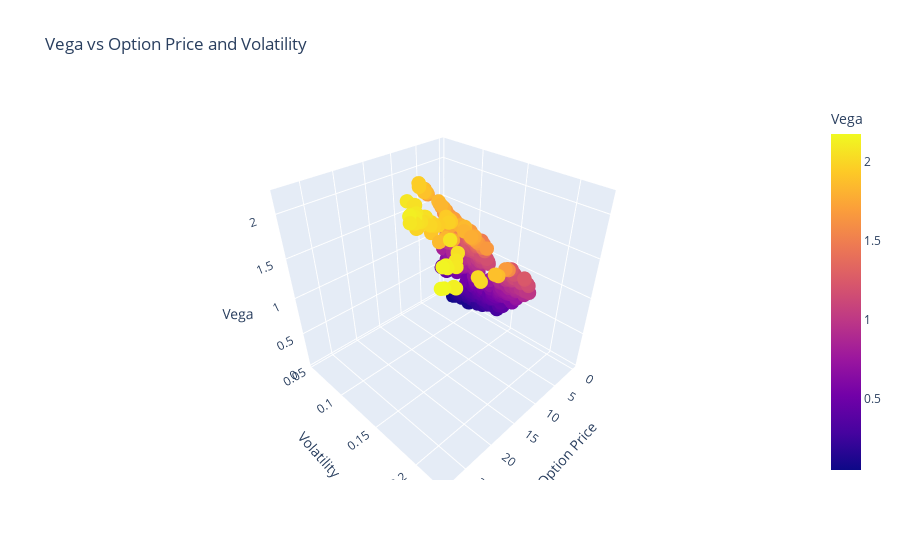
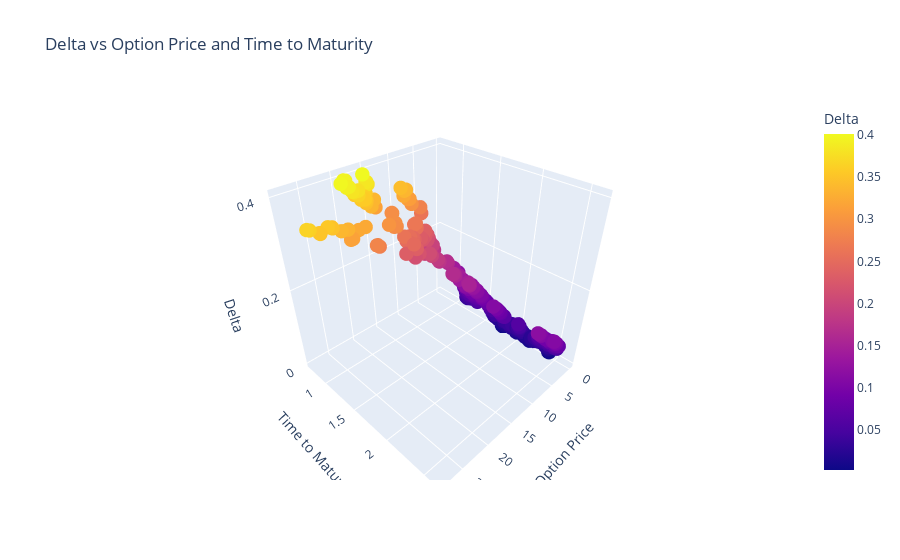
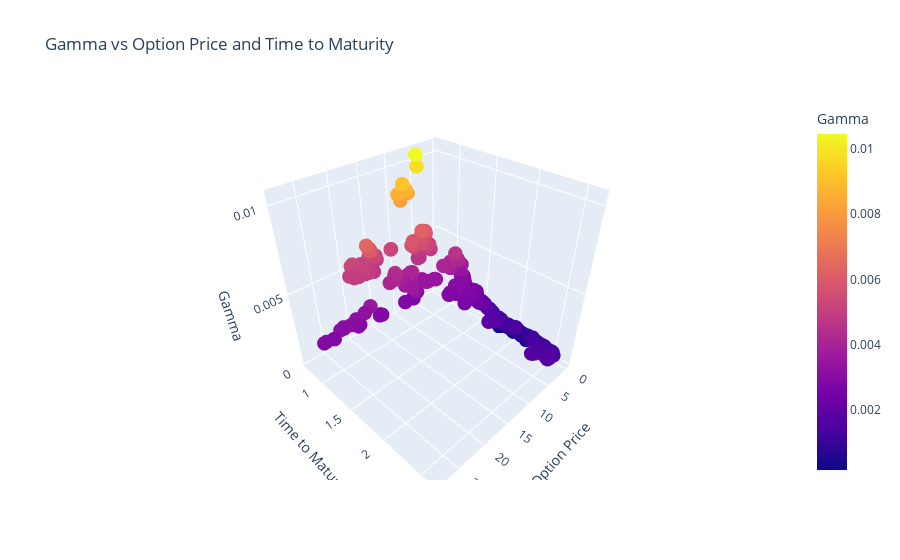
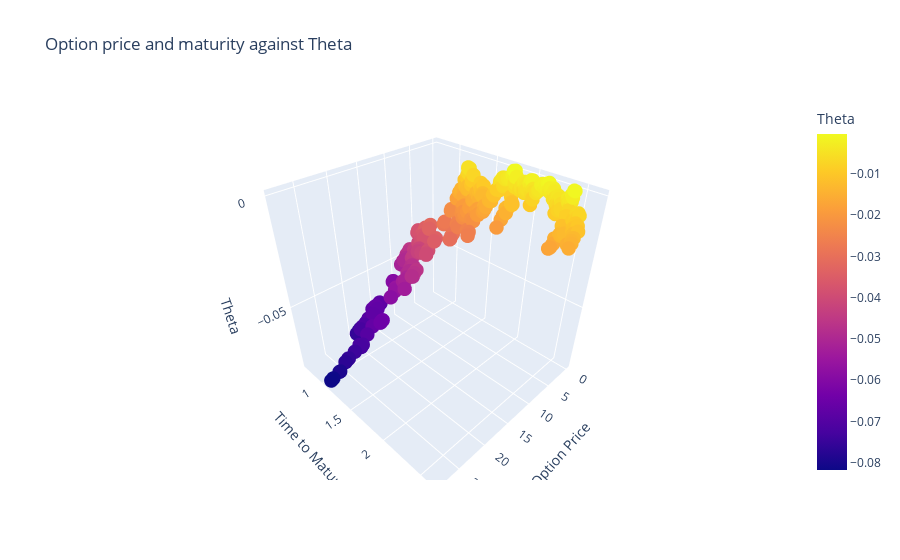

The notebook cell saved with these charts, in order:
### Code cell
fig_vega = px.scatter_3d(
    etf_data,
    x="Option_price",
    y="vol",
    z="Vega",
    title="Vega vs Option Price and Volatility",
    labels={"Option_price": "Option Price", "vol": "Volatility", "Vega": "Vega"},
    color="Vega",
)
fig_vega.update_traces(marker=dict(size=5))
fig_vega.show()


fig_delta = px.scatter_3d(
    etf_data,
    x="Option_price",
    y="T",
    z="Delta",
    title="Delta vs Option Price and Time to Maturity",
    labels={"Option_price": "Option Price", "T": "Time to Maturity", "Delta": "Delta"},
    color="Delta",
)
fig_delta.update_traces(marker=dict(size=5))
fig_delta.show()


fig_gamma = px.scatter_3d(
    etf_data,
    x="Option_price",
    y="T",
    z="Gamma",
    title="Gamma vs Option Price and Time to Maturity",
    labels={"Option_price": "Option Price", "T": "Time to Maturity", "Gamma": "Gamma"},
    color="Gamma",
)
fig_gamma.update_traces(marker=dict(size=5))
fig_gamma.show()


fig_theta = px.scatter_3d(
    etf_data,
    x=etf_data['Option_price'],
    y=etf_data['T'],
    z=etf_data['Theta'],
    title="Option price and maturity against Theta",
    labels={"Option_price": "Option Price", "T": "Time to Maturity", "Theta": "Theta"},
    color="Theta",
)
fig_theta.update_traces(marker=dict(size=5))
fig_theta.show()

### Figure 1 — Plotly figure (JSON) as saved in the notebook; plotly's stock layout.template omitted (floating-point values rounded to 4 significant figures; data arrays with more than 128 entries replaced by an {"elided": "..."} marker saying what was removed)
{"data": [{"hovertemplate": "Option Price=%{x}<br>Volatility=%{y}<br>Vega=%{marker.color}<extra></extra>", "legendgroup": "", "marker": {"color": {"elided": "483 float values"}, "coloraxis": "coloraxis", "size": 5, "symbol": "circle"}, "mode": "markers", "name": "", "scene": "scene", "showlegend": false, "type": "scatter3d", "x": {"elided": "483 float values"}, "y": {"elided": "483 float values"}, "z": {"elided": "483 float values"}}], "layout": {"coloraxis": {"colorbar": {"title": {"text": "Vega"}}, "colorscale": [[0, "#0d0887"], [0.1111, "#46039f"], [0.2222, "#7201a8"], [0.3333, "#9c179e"], [0.4444, "#bd3786"], [0.5556, "#d8576b"], [0.6667, "#ed7953"], [0.7778, "#fb9f3a"], [0.8889, "#fdca26"], [1, "#f0f921"]]}, "legend": {"tracegroupgap": 0}, "scene": {"domain": {"x": [0, 1], "y": [0, 1]}, "xaxis": {"title": {"text": "Option Price"}}, "yaxis": {"title": {"text": "Volatility"}}, "zaxis": {"title": {"text": "Vega"}}}, "title": {"text": "Vega vs Option Price and Volatility"}}}

### Figure 2 — Plotly figure (JSON) as saved in the notebook; plotly's stock layout.template omitted (floating-point values rounded to 4 significant figures; data arrays with more than 128 entries replaced by an {"elided": "..."} marker saying what was removed)
{"data": [{"hovertemplate": "Option Price=%{x}<br>Time to Maturity=%{y}<br>Delta=%{marker.color}<extra></extra>", "legendgroup": "", "marker": {"color": {"elided": "483 float values"}, "coloraxis": "coloraxis", "size": 5, "symbol": "circle"}, "mode": "markers", "name": "", "scene": "scene", "showlegend": false, "type": "scatter3d", "x": {"elided": "483 float values"}, "y": {"elided": "483 float values"}, "z": {"elided": "483 float values"}}], "layout": {"coloraxis": {"colorbar": {"title": {"text": "Delta"}}, "colorscale": [[0, "#0d0887"], [0.1111, "#46039f"], [0.2222, "#7201a8"], [0.3333, "#9c179e"], [0.4444, "#bd3786"], [0.5556, "#d8576b"], [0.6667, "#ed7953"], [0.7778, "#fb9f3a"], [0.8889, "#fdca26"], [1, "#f0f921"]]}, "legend": {"tracegroupgap": 0}, "scene": {"domain": {"x": [0, 1], "y": [0, 1]}, "xaxis": {"title": {"text": "Option Price"}}, "yaxis": {"title": {"text": "Time to Maturity"}}, "zaxis": {"title": {"text": "Delta"}}}, "title": {"text": "Delta vs Option Price and Time to Maturity"}}}

### Figure 3 — Plotly figure (JSON) as saved in the notebook; plotly's stock layout.template omitted (floating-point values rounded to 4 significant figures; data arrays with more than 128 entries replaced by an {"elided": "..."} marker saying what was removed)
{"data": [{"hovertemplate": "Option Price=%{x}<br>Time to Maturity=%{y}<br>Gamma=%{marker.color}<extra></extra>", "legendgroup": "", "marker": {"color": {"elided": "483 float values"}, "coloraxis": "coloraxis", "size": 5, "symbol": "circle"}, "mode": "markers", "name": "", "scene": "scene", "showlegend": false, "type": "scatter3d", "x": {"elided": "483 float values"}, "y": {"elided": "483 float values"}, "z": {"elided": "483 float values"}}], "layout": {"coloraxis": {"colorbar": {"title": {"text": "Gamma"}}, "colorscale": [[0, "#0d0887"], [0.1111, "#46039f"], [0.2222, "#7201a8"], [0.3333, "#9c179e"], [0.4444, "#bd3786"], [0.5556, "#d8576b"], [0.6667, "#ed7953"], [0.7778, "#fb9f3a"], [0.8889, "#fdca26"], [1, "#f0f921"]]}, "legend": {"tracegroupgap": 0}, "scene": {"domain": {"x": [0, 1], "y": [0, 1]}, "xaxis": {"title": {"text": "Option Price"}}, "yaxis": {"title": {"text": "Time to Maturity"}}, "zaxis": {"title": {"text": "Gamma"}}}, "title": {"text": "Gamma vs Option Price and Time to Maturity"}}}

### Figure 4 — Plotly figure (JSON) as saved in the notebook; plotly's stock layout.template omitted (floating-point values rounded to 4 significant figures; data arrays with more than 128 entries replaced by an {"elided": "..."} marker saying what was removed)
{"data": [{"hovertemplate": "Option Price=%{x}<br>Time to Maturity=%{y}<br>Theta=%{marker.color}<extra></extra>", "legendgroup": "", "marker": {"color": {"elided": "483 float values"}, "coloraxis": "coloraxis", "size": 5, "symbol": "circle"}, "mode": "markers", "name": "", "scene": "scene", "showlegend": false, "type": "scatter3d", "x": {"elided": "483 float values"}, "y": {"elided": "483 float values"}, "z": {"elided": "483 float values"}}], "layout": {"coloraxis": {"colorbar": {"title": {"text": "Theta"}}, "colorscale": [[0, "#0d0887"], [0.1111, "#46039f"], [0.2222, "#7201a8"], [0.3333, "#9c179e"], [0.4444, "#bd3786"], [0.5556, "#d8576b"], [0.6667, "#ed7953"], [0.7778, "#fb9f3a"], [0.8889, "#fdca26"], [1, "#f0f921"]]}, "legend": {"tracegroupgap": 0}, "scene": {"domain": {"x": [0, 1], "y": [0, 1]}, "xaxis": {"title": {"text": "Option Price"}}, "yaxis": {"title": {"text": "Time to Maturity"}}, "zaxis": {"title": {"text": "Theta"}}}, "title": {"text": "Option price and maturity against Theta"}}}
